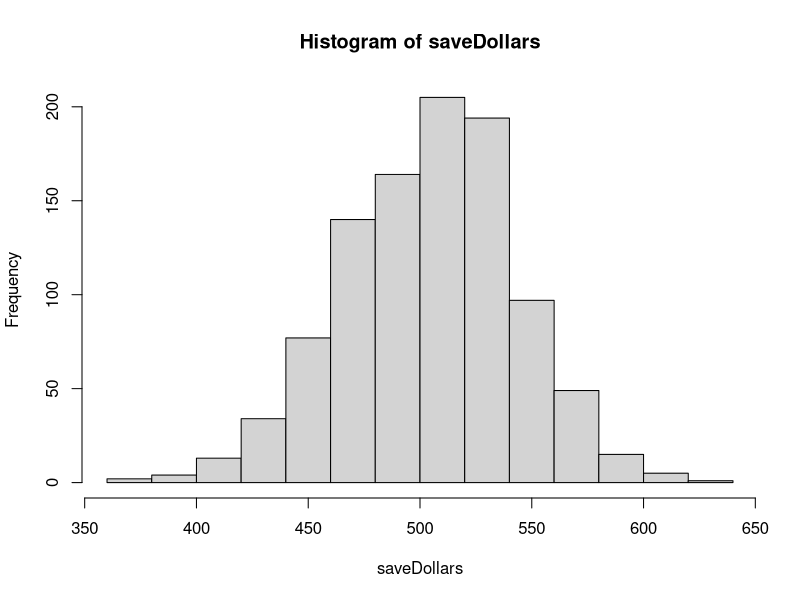
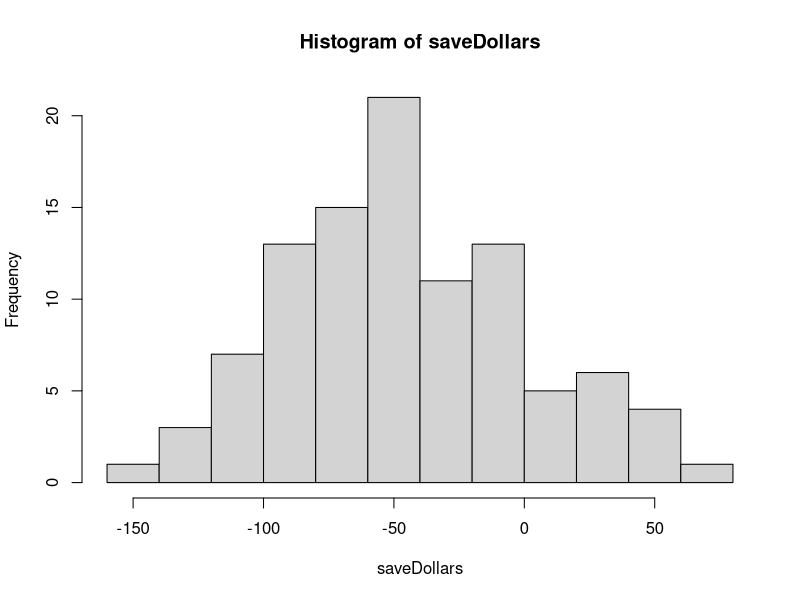
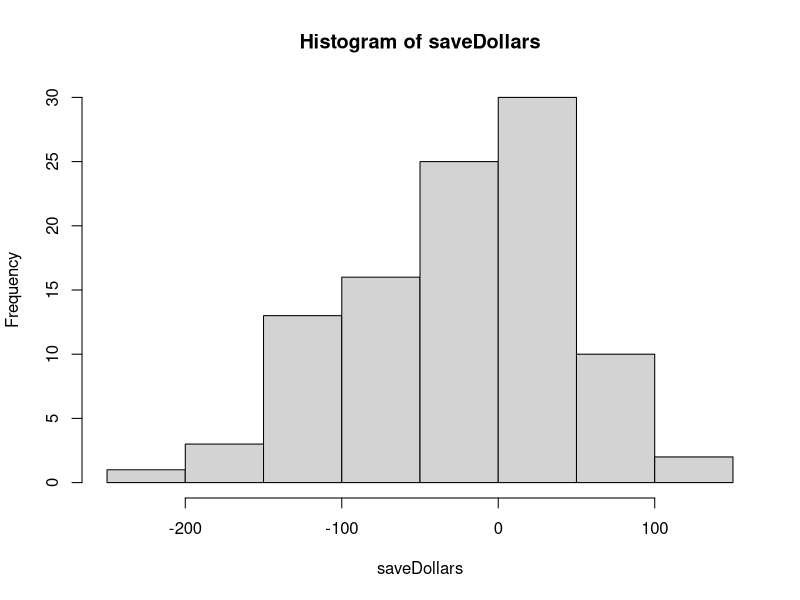

Generate these figures, in order, with R:
## ---- chunk 1
knitr::opts_chunk$set(echo = TRUE)
require(tidyverse)
require(tidyverse)
## ---- chunk 2
Bdays = 1:365
BSamples = vector("numeric")
TotalDollars = 0
saveDollars = vector("numeric")

## ---- chunk 3
for(loop in 1:1000){
TotalDollars=0
for(i in 1:1137) {
Bsamples = sample(Bdays,35, replace=TRUE)
if (length(unique(Bsamples)) == 35) {
    TotalDollars = TotalDollars -2
}  else{
     TotalDollars = TotalDollars +1
  }  
}
saveDollars[loop]=TotalDollars

}
hist(saveDollars)
## ---- chunk 4
stdevDollars = sd(saveDollars)
meanDollars = mean(saveDollars)
CI = c(meanDollars-2*stdevDollars,meanDollars+2*stdevDollars )
print(CI)
## ---- chunk 5
Bdays = 1:365
BSamples = vector("numeric")
TotalDollars = 0
saveDollars = vector("numeric")

## ---- chunk 6
classize=28
TotalDollars = 0
saveDollars = vector("numeric")
for(loop in 1:100){
TotalDollars=0
for(i in 1:1137) {
Bsamples = sample(Bdays,classize, replace=TRUE)
if (length(unique(Bsamples)) == classize) {
    TotalDollars = TotalDollars -2
}  else{
     TotalDollars = TotalDollars +1
  }  
}
saveDollars[loop]=TotalDollars

}
hist(saveDollars)
## ---- chunk 7
classize=35
lossAmount=4.50
TotalDollars = 0
saveDollars = vector("numeric")
for(loop in 1:100){
TotalDollars=0
for(i in 1:1137) {
Bsamples = sample(Bdays,classize, replace=TRUE)
if (length(unique(Bsamples)) == classize) {
    TotalDollars = TotalDollars -lossAmount
}  else{
     TotalDollars = TotalDollars +1
  }  
}
saveDollars[loop]=TotalDollars

}
hist(saveDollars)
